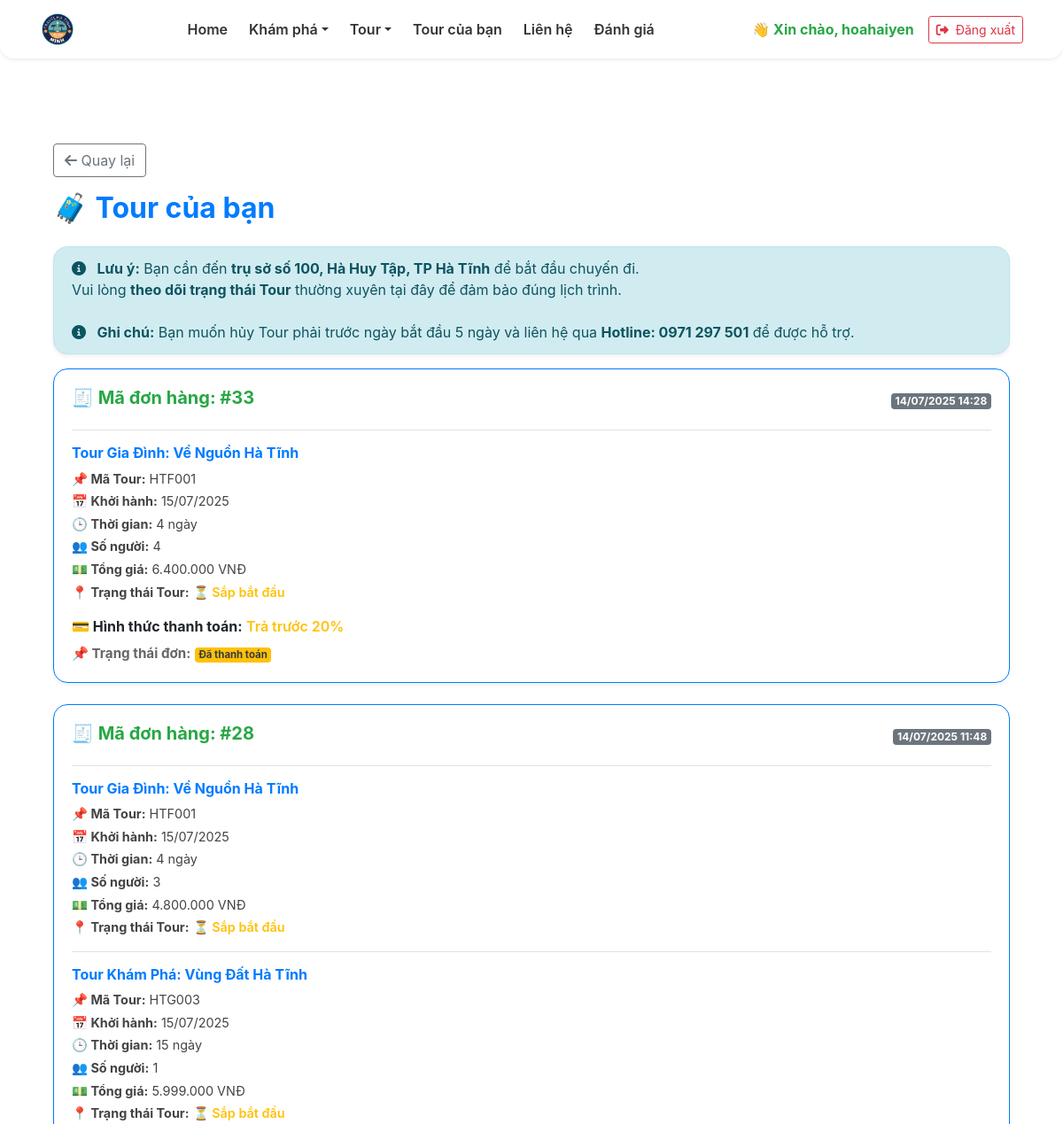
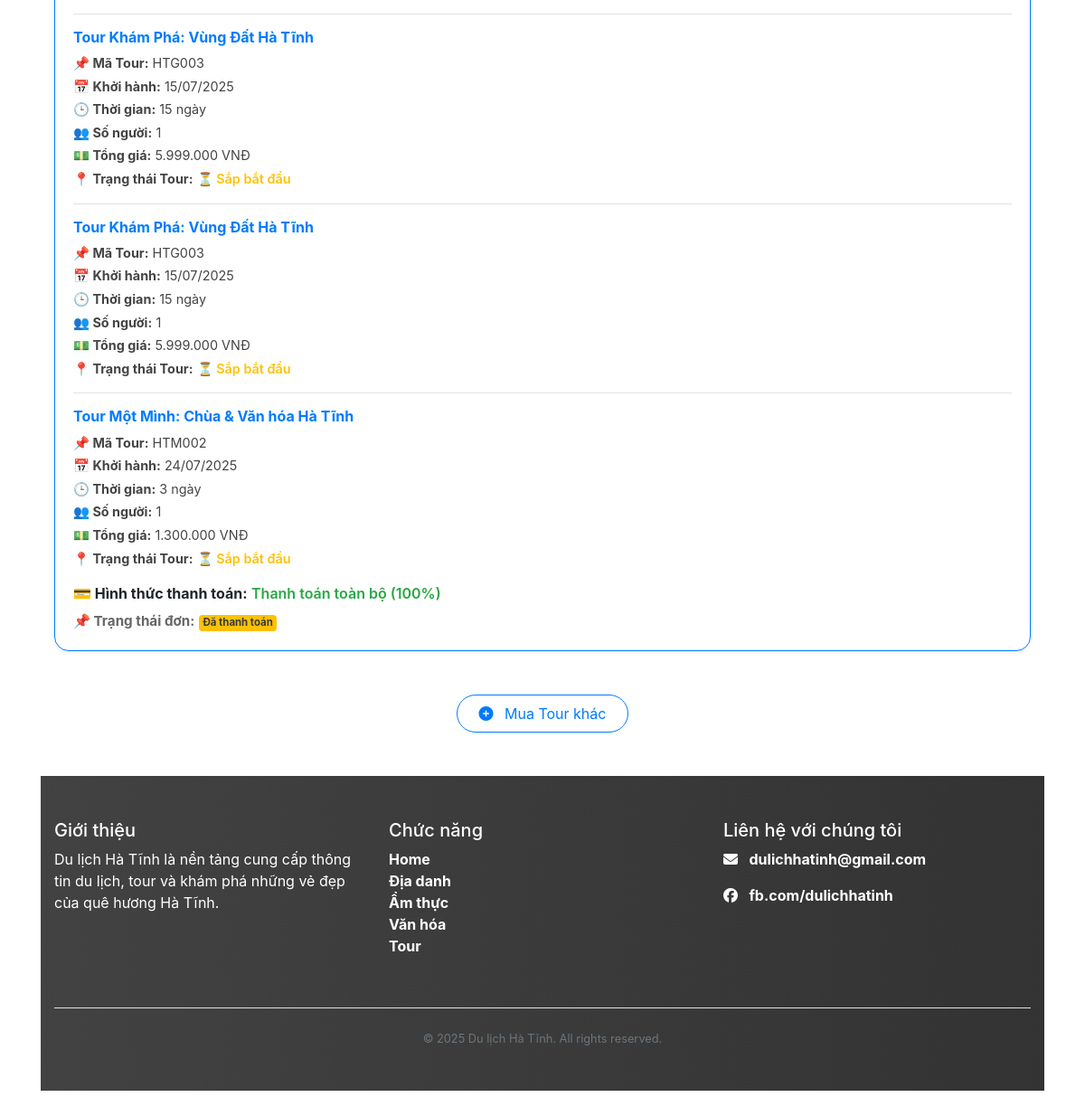
The page /your-tours/ (signed in) on the database its author committed (2 pictures, top to bottom).
### app/models.py (models this page shows, shortened)
class Order(models.Model):
    STATUS_CHOICES = [
        ('pending', 'Chờ xử lý'),
        ('waiting_payment', 'Chờ thanh toán'),
        ('paid', 'Đã thanh toán'),
        ('cancelled', 'Đã hủy'),
    ]
    customer = models.ForeignKey(User, on_delete=models.PROTECT)
    created_at = models.DateTimeField(auto_now_add=True)
    status = models.CharField(max_length=20, choices=STATUS_CHOICES, default='pending')
    customer_name = models.CharField(max_length=100, blank=True, null=True)
    customer_email = models.EmailField(blank=True, null=True)
    customer_phone = models.CharField(max_length=20, blank=True, null=True)
    customer_address = models.TextField(blank=True, null=True)
    payment_percent = models.PositiveIntegerField(default=100)  # Ví dụ: 20 hoặc 100
    payment_method = models.CharField(max_length=50, default='online')  # online / cash
    cancel_reason = models.TextField(blank=True, null=True)  # Lý do huỷ đơn (nếu có)
    cancelled_at = models.DateTimeField(blank=True, null=True)  # Thời gian huỷ (nếu có)
    class Meta:
        ordering = ['-created_at']

class OrderItem(models.Model):
    order = models.ForeignKey('Order', on_delete=models.CASCADE, related_name='items')
    tour = models.ForeignKey('Tour', on_delete=models.SET_NULL, null=True, blank=True, related_name='orderitems')
    tour_name = models.CharField(max_length=255, null=True, blank=True)
    tour_code = models.CharField(max_length=100, null=True, blank=True)
    tour_price = models.DecimalField(max_digits=10, decimal_places=2, null=True, blank=True)
    quantity = models.PositiveIntegerField(default=1)
    total_price = models.DecimalField(max_digits=10, decimal_places=2, default=0)

class Tour(models.Model):
    name = models.CharField(max_length=255)
    describe = models.TextField()
    price = models.DecimalField(max_digits=10, decimal_places=2)
    duration_days = models.PositiveIntegerField()
    start_date = models.DateField()
    end_date = models.DateField(blank=True, null=True)
    image = models.ImageField(upload_to='tours/')
    code = models.CharField(max_length=20, unique=True)
    ly_do_huy = models.TextField(null=True, blank=True)

### app/views.py (the view)
# urls.py: path('your-tours/', views.your_tours, name='your_tours'),
@login_required
def your_tours(request):
    orders = Order.objects.filter(customer=request.user).exclude(status='pending').order_by('-created_at')
    return render(request, 'app/your_tours.html', {
        'orders': orders
    })

### app/templatetags/custom_filters.py (called while the page is built)
@register.filter
def vnd_format(value):
    try:
        value = float(value)
        return "{:,.0f}".format(value).replace(",", ".")
    except:
        return "0"

@register.filter
def tour_status(tour):
    today = date.today()
    start = tour.start_date
    end = start + timedelta(days=tour.duration_days - 1)  # Kết thúc sau duration_days - 1 ngày
    if today < start:
        return "⏳ Sắp bắt đầu"
    elif start <= today <= end:
        return "🚐 Đang diễn ra"
    else:
        return "✅ Đã kết thúc"

### app/templates/app/your_tours.html
{% extends 'app/base.html' %}
{% load custom_filters %}
{% load humanize %}
{% block yourtour_content %}
<div class="container py-5">
<div class="container py-5">
  <div class="mb-3 text-start">
    <a href="{% url 'home' %}" class="btn btn-outline-secondary">
      <i class="fas fa-arrow-left"></i> Quay lại
    </a>
  </div>
  <h2 class="fw-bold mb-4 text-primary">🧳 Tour của bạn</h2>
  <div class="alert alert-info rounded-4 shadow-sm">
    <i class="fas fa-info-circle me-2"></i>
    <strong>Lưu ý:</strong> Bạn cần đến <strong>trụ sở số 100, Hà Huy Tập, TP Hà Tĩnh</strong> để bắt đầu chuyến đi.
    <br>Vui lòng <strong>theo dõi trạng thái Tour</strong> thường xuyên tại đây để đảm bảo đúng lịch trình.
    <br><br>
    <i class="fas fa-info-circle me-2"></i>
    <strong>Ghi chú:</strong> Bạn muốn hủy Tour phải trước ngày bắt đầu 5 ngày và liên hệ qua
    <strong>Hotline: 0971 297 501</strong> để được hỗ trợ.
  </div>
  {% if orders %}
    {% for order in orders %}
      <div class="card mb-4 shadow-sm rounded-4 border border-primary">
        <div class="card-body">
          <div class="d-flex justify-content-between align-items-center mb-2">
            <h5 class="fw-bold text-success">🧾 Mã đơn hàng: #{{ order.id }}</h5>
            <span class="badge bg-secondary">{{ order.created_at|date:"d/m/Y H:i" }}</span>
          </div>
          {% for item in order.items.all %}
            <div class="border-top pt-3 mt-3">
              <h6 class="fw-bold text-primary">{{ item.tour.name }}</h6>
              <ul class="list-unstyled small">
                <li><strong>📌 Mã Tour:</strong> {{ item.tour.code }}</li>
                <li><strong>📅 Khởi hành:</strong> {{ item.tour.start_date|date:"d/m/Y" }}</li>
                <li><strong>🕒 Thời gian:</strong> {{ item.tour.duration_days }} ngày</li>
                <li><strong>👥 Số người:</strong> {{ item.quantity }}</li>
                <li><strong>💵 Tổng giá:</strong> {{ item.total_price|vnd_format }} VNĐ</li>
                <li><strong>📍 Trạng thái Tour:</strong>
                  {% with status=item.tour|tour_status %}
                    {% if "Sắp" in status %}
                      <span class="text-warning fw-semibold">{{ status }}</span>
                    {% elif "diễn ra" in status %}
                      <span class="text-primary fw-semibold">{{ status }}</span>
                    {% else %}
                      <span class="text-success fw-semibold">{{ status }}</span>
                    {% endif %}
                  {% endwith %}
                </li>
              </ul>
            </div>
          {% endfor %}
          <div class="mt-3">
            <strong>💳 Hình thức thanh toán:</strong>
            {% if order.payment_percent == 20 %}
              <span class="text-warning fw-semibold">Trả trước 20%</span>
            {% elif order.payment_percent == 100 %}
              <span class="text-success fw-semibold">Thanh toán toàn bộ (100%)</span>
            {% else %}
              <span class="text-danger">Không xác định</span>
            {% endif %}
          </div>
          <p class="mt-2 mb-0"><strong>📌 Trạng thái đơn:</strong>
            {% if order.status == 'paid' %}
              <span class="badge bg-warning text-dark">Đã thanh toán</span>
            {% elif order.status == 'completed' %}
              <span class="badge bg-success">Đã hoàn thành</span>
            {% else %}
              <span class="badge bg-secondary text-white">{{ order.status }}</span>
            {% endif %}
          </p>
        </div>
      </div>
    {% endfor %}
    <div class="text-center mt-5">
      <a href="{% url 'buytour' %}" class="btn btn-outline-primary px-4 py-2 rounded-pill">
        <i class="fas fa-plus-circle me-2"></i> Mua Tour khác
      </a>
    </div>
  {% else %}
    <div class="alert alert-info mt-4">
      Bạn chưa đặt tour nào. <a href="{% url 'buytour' %}">Xem các tour tại đây</a>.
    </div>
  {% endif %}
</div>
{% endblock %}

### app/templates/app/base.html (shortened to what this page needs)
{% load static %}
<!DOCTYPE html>
<html>
    <head>
        <link href="https://cdn.jsdelivr.net/npm/bootstrap@5.3.0/dist/css/bootstrap.min.css" rel="stylesheet">
        <link rel="stylesheet" href="https://cdn.jsdelivr.net/npm/bootstrap@4.1.3/dist/css/bootstrap.min.css">
        <link href="{% static 'app/css/main.css'%}" rel="stylesheet">
        <link rel="stylesheet" href="https://cdnjs.cloudflare.com/ajax/libs/font-awesome/6.5.0/css/all.min.css">
    </head>
    <body>
<nav class="navbar navbar-expand-lg navbar-custom py-2 shadow-sm">
  <div class="container">
    <a class="navbar-brand d-flex align-items-center" href="{% url 'home'%}">
      <img src="{% static 'app/images/logo.png' %}" alt="Logo" style="height: 40px;">
    </a>
    <div class="collapse navbar-collapse justify-content-center" id="mainNavbar">
      <ul class="navbar-nav mb-2 mb-lg-0 gap-2">
        <li class="nav-item">
          <a class="nav-link" href="{% url 'home'%}">Home</a>
        </li>
        <li class="nav-item dropdown">
          <a class="nav-link dropdown-toggle" href="#" role="button" data-bs-toggle="dropdown">Khám phá</a>
        </li>
         <li class="nav-item dropdown">
          <a class="nav-link dropdown-toggle" href="#" role="button" data-bs-toggle="dropdown">Tour</a>
        </li>
         <li class="nav-item">
          <a class="nav-link" href="{%url 'your_tours'%}">Tour của bạn</a>
        </li>
        <li class="nav-item">
          <a class="nav-link" href="{%url 'lien_he'%}">Liên hệ</a>
        </li>
        <li class="nav-item">
          <a class="nav-link" href="#">Đánh giá</a>
        </li>
      </ul>
    </div>
<div class="d-flex align-items-center gap-3">
  {% if user.is_authenticated %}
    <span class="fw-bold text-success">👋 Xin chào, {{ user.username }}</span>
    <form method="post" action="{% url 'logout' %}" class="mb-0">
      <button type="submit" class="btn btn-outline-danger btn-sm">
        <i class="fas fa-sign-out-alt me-1"></i> Đăng xuất
      </button>
    </form>
  {% endif %}
</div>
</nav>
{% block yourtour_content %}{% endblock yourtour_content%}
 <footer class="custom-footer text-white py-5 mt-0">
  <div class="container">
    <div class="row text-start">
      <div class="col-md-4 mb-3">
        <h5>Giới thiệu</h5>
        <p>Du lịch Hà Tĩnh là nền tảng cung cấp thông tin du lịch, tour và khám phá những vẻ đẹp của quê hương Hà Tĩnh.</p>
      </div>
      <div class="col-md-4 mb-3">
        <h5>Chức năng</h5>
        <ul class="list-unstyled">
          <li><a href="{% url 'home'%}">Home</a></li>
          <li><a href="{%url 'place'%}">Địa danh</a></li>
          <li><a href="{%url 'food'%}">Ẩm thực</a></li>
          <li><a href="{%url 'culture'%}">Văn hóa</a></li>
          <li><a href="{%url 'tour'%}">Tour</a></li>
        </ul>
      </div>
      <div class="col-md-4 mb-3">
        <h5>Liên hệ với chúng tôi</h5>
        <p>
  <i class="fas fa-envelope me-2"></i>
 <a href="mailto:dulichhatinh@gmail.com">dulichhatinh@gmail.com</a>
</p>
<p>
  <i class="fab fa-facebook me-2"></i>
   <a href="https://facebook.com/dulichhatinh" target="_blank">fb.com/dulichhatinh</a>
</p>
      </div>
    </div>
    <div class="text-center pt-4 border-top mt-4 small text-muted">
      © 2025 Du lịch Hà Tĩnh. All rights reserved.
    </div>
  </div>
</footer>
    </body>
</html>

### app/static/app/css/main.css (style rules this page uses)
.navbar-custom { background: rgba(255, 255, 255, 0.8); backdrop-filter: blur(12px); border-radius: 0 0 16px 16px; font-weight: 600; transition: all 0.3s ease; position: relative; z-index: 1060; }
.navbar-custom .nav-link { color: #333; font-weight: 600; transition: color 0.3s ease; }
.custom-footer { background: linear-gradient(to right, #424242, #333); }
.custom-footer a { color: #fff; text-decoration: none; font-weight: bold; }
.card { background: rgba(255, 255, 255, 0.9); backdrop-filter: blur(8px); border-radius: 20px; overflow: hidden; transition: transform 0.3s ease, box-shadow 0.3s ease; border: none; }
.card-body p { font-size: 0.95rem; color: #666; }
.card-body ul li { margin-bottom: 4px; font-size: 0.9rem; color: #444; }

### rows shown on the page
Order: id "33", created_at "14/07/2025 14:28", payment_percent "Trả trước 20%", status "Đã thanh toán"
OrderItem: tour.name "Tour Gia Đình: Về Nguồn Hà Tĩnh", tour.code "HTF001", tour.start_date "15/07/2025", tour.duration_days "4", quantity "4", total_price|vnd_format "6.400.000", item "⏳ Sắp bắt đầu"
Order: id "28", created_at "14/07/2025 11:48", payment_percent "Thanh toán toàn bộ (100%)", status "Đã thanh toán"
OrderItem: tour.name "Tour Gia Đình: Về Nguồn Hà Tĩnh", tour.code "HTF001", tour.start_date "15/07/2025", tour.duration_days "4", quantity "3", total_price|vnd_format "4.800.000", item "⏳ Sắp bắt đầu"
OrderItem: tour.name "Tour Khám Phá: Vùng Đất Hà Tĩnh", tour.code "HTG003", tour.start_date "15/07/2025", tour.duration_days "15", quantity "1", total_price|vnd_format "5.999.000", item "⏳ Sắp bắt đầu"
OrderItem: tour.name "Tour Khám Phá: Vùng Đất Hà Tĩnh", tour.code "HTG003", tour.start_date "15/07/2025", tour.duration_days "15", quantity "1", total_price|vnd_format "5.999.000", item "⏳ Sắp bắt đầu"
OrderItem: tour.name "Tour Khám Phá: Vùng Đất Hà Tĩnh", tour.code "HTG003", tour.start_date "15/07/2025", tour.duration_days "15", quantity "1", total_price|vnd_format "5.999.000", item "⏳ Sắp bắt đầu"
OrderItem: tour.name "Tour Một Mình: Chùa & Văn hóa Hà Tĩnh", tour.code "HTM002", tour.start_date "24/07/2025", tour.duration_days "3", quantity "1", total_price|vnd_format "1.300.000", item "⏳ Sắp bắt đầu"

### other values the page prints
{{ user.username }} "hoahaiyen"
